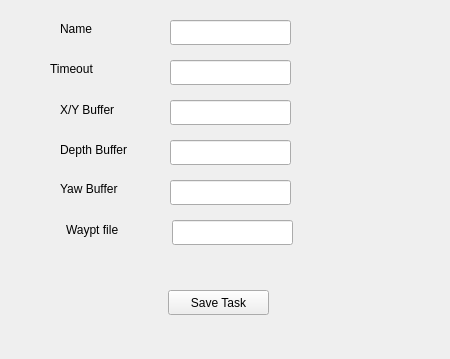
<?xml version="1.0" encoding="UTF-8"?>
<ui version="4.0">
 <class>Form</class>
 <widget class="QWidget" name="Form">
  <property name="geometry">
   <rect>
    <x>0</x>
    <y>0</y>
    <width>450</width>
    <height>359</height>
   </rect>
  </property>
  <property name="windowTitle">
   <string>Form</string>
  </property>
  <widget class="QLineEdit" name="lineEdit">
   <property name="geometry">
    <rect>
     <x>170</x>
     <y>20</y>
     <width>121</width>
     <height>25</height>
    </rect>
   </property>
  </widget>
  <widget class="QLineEdit" name="lineEdit_2">
   <property name="geometry">
    <rect>
     <x>170</x>
     <y>60</y>
     <width>121</width>
     <height>25</height>
    </rect>
   </property>
  </widget>
  <widget class="QLabel" name="label">
   <property name="geometry">
    <rect>
     <x>60</x>
     <y>20</y>
     <width>67</width>
     <height>17</height>
    </rect>
   </property>
   <property name="text">
    <string>Name</string>
   </property>
  </widget>
  <widget class="QLabel" name="label_2">
   <property name="geometry">
    <rect>
     <x>50</x>
     <y>60</y>
     <width>67</width>
     <height>17</height>
    </rect>
   </property>
   <property name="text">
    <string>Timeout</string>
   </property>
  </widget>
  <widget class="QLineEdit" name="lineEdit_3">
   <property name="geometry">
    <rect>
     <x>170</x>
     <y>100</y>
     <width>121</width>
     <height>25</height>
    </rect>
   </property>
  </widget>
  <widget class="QLabel" name="label_3">
   <property name="geometry">
    <rect>
     <x>60</x>
     <y>100</y>
     <width>81</width>
     <height>20</height>
    </rect>
   </property>
   <property name="text">
    <string>X/Y Buffer</string>
   </property>
  </widget>
  <widget class="QLineEdit" name="lineEdit_4">
   <property name="geometry">
    <rect>
     <x>170</x>
     <y>140</y>
     <width>121</width>
     <height>25</height>
    </rect>
   </property>
  </widget>
  <widget class="QLabel" name="label_4">
   <property name="geometry">
    <rect>
     <x>60</x>
     <y>140</y>
     <width>91</width>
     <height>20</height>
    </rect>
   </property>
   <property name="text">
    <string>Depth Buffer</string>
   </property>
  </widget>
  <widget class="QLabel" name="label_5">
   <property name="geometry">
    <rect>
     <x>60</x>
     <y>180</y>
     <width>81</width>
     <height>17</height>
    </rect>
   </property>
   <property name="text">
    <string>Yaw Buffer</string>
   </property>
  </widget>
  <widget class="QLineEdit" name="lineEdit_5">
   <property name="geometry">
    <rect>
     <x>170</x>
     <y>180</y>
     <width>121</width>
     <height>25</height>
    </rect>
   </property>
  </widget>
  <widget class="QLabel" name="label_6">
   <property name="geometry">
    <rect>
     <x>66</x>
     <y>220</y>
     <width>81</width>
     <height>20</height>
    </rect>
   </property>
   <property name="text">
    <string>Waypt file</string>
   </property>
  </widget>
  <widget class="QLineEdit" name="lineEdit_6">
   <property name="geometry">
    <rect>
     <x>172</x>
     <y>220</y>
     <width>121</width>
     <height>25</height>
    </rect>
   </property>
  </widget>
  <widget class="QPushButton" name="pushButton">
   <property name="geometry">
    <rect>
     <x>168</x>
     <y>290</y>
     <width>101</width>
     <height>25</height>
    </rect>
   </property>
   <property name="text">
    <string>Save Task</string>
   </property>
  </widget>
 </widget>
 <resources/>
 <connections/>
</ui>
